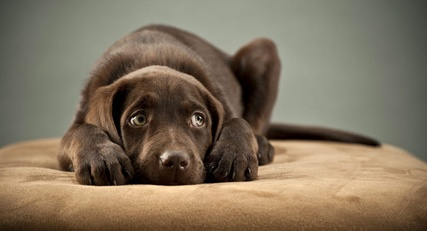
#> input picture data/raw/test.jpg, 427 x 231 px, shrunk from 768 x 415 before the run
$ python plot_histogram.py
#> lines starting #> are read from the running program, lines starting #| are printed output that depends on the picture
### src/image_utils.py
from pathlib import Path

import cv2


def get_project_root() -> Path:
    return Path(__file__).resolve().parent.parent


def get_default_image_path() -> Path:
    return get_project_root() / "data" / "raw" / "test.jpg"


def load_color_image(image_path: Path):
    image = cv2.imread(str(image_path), cv2.IMREAD_COLOR)
#> image is the input picture: shape (231, 427, 3); mean B, G, R 93.7, 114.2, 128.6

    if image is None:
        raise FileNotFoundError(f"Could not read image: {image_path}")

    return image


def to_grayscale(image_bgr):
    return cv2.cvtColor(image_bgr, cv2.COLOR_BGR2GRAY)
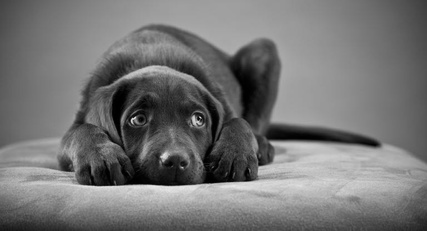
#> returned value: shape (231, 427); min 0, max 233, mean 116.1

### src/image_histograms.py
import numpy as np


def compute_grayscale_histogram(gray_image, num_bins=256):
#> called with num_bins = 256
    histogram, bin_edges = np.histogram(gray_image, bins=num_bins, range=(0, 256))
#> histogram = 256 values, max 1247 at index 160, min 0 at index 232, mean 385.3; bin_edges = 257 values from 0 to 256
    return histogram, bin_edges


def count_pixels(gray_image):
    return gray_image.shape[0] * gray_image.shape[1]

### src/plot_histogram.py
import matplotlib.pyplot as plt
import numpy as np

from image_histograms import compute_grayscale_histogram, count_pixels
from image_utils import get_default_image_path, get_project_root, load_color_image, to_grayscale


image_path = get_default_image_path()
output_path = get_project_root() / "outputs" / "gray_histogram.png"

image_bgr = load_color_image(image_path)
gray_image = to_grayscale(image_bgr)

histogram, bin_edges = compute_grayscale_histogram(gray_image)
#> bin_edges = 257 values from 0 to 256
pixel_count = count_pixels(gray_image)
#> pixel_count = 98637

print("Histogram shape:", histogram.shape)
#| Histogram shape: (256,)
print("Total pixel count from histogram:", np.sum(histogram))
#| Total pixel count from histogram: 98637
print("Image pixel count:", pixel_count)
#| Image pixel count: 98637

plt.figure(figsize=(12, 5))
plt.bar(bin_edges[:-1], histogram, width=1.0, align="edge")
plt.title("Grayscale Intensity Histogram")
plt.xlabel("Pixel Intensity")
plt.ylabel("Number of Pixels")
plt.xlim(0, 256)
plt.grid(True, alpha=0.3)
plt.tight_layout()
plt.savefig(output_path, dpi=150)
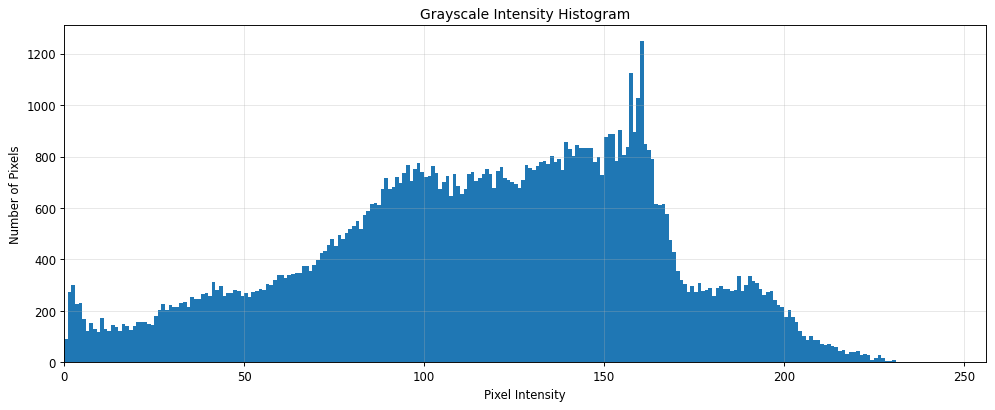
#> figure drawn by matplotlib, 1 panel; tallest bar 1247 high, from x = 160 to 161
plt.show()


print("Saved histogram to:", output_path)
